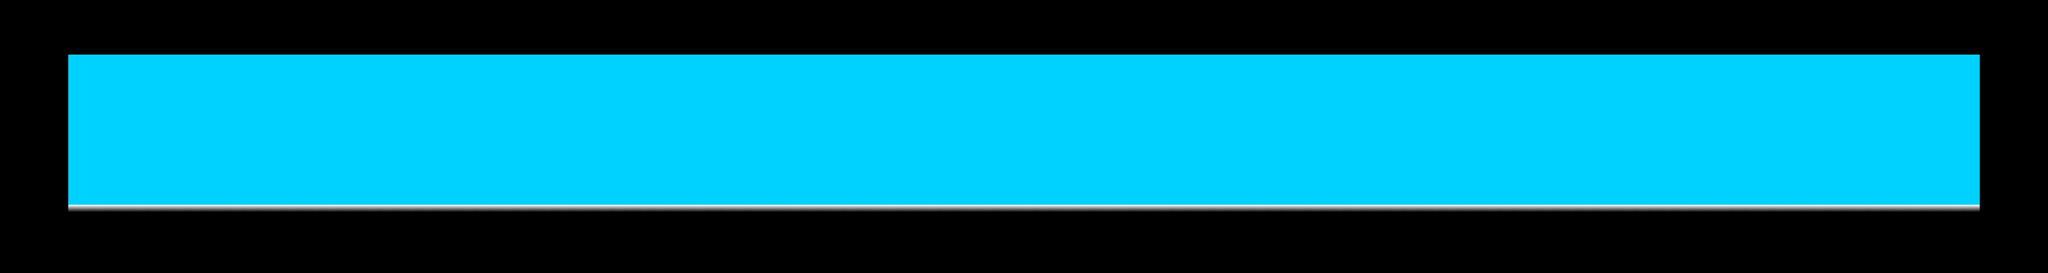

A 2D game scene composited from a Tiled map and its tileset images. What follows is a short description and the map's XML, with each tile layer's data collapsed to a summary:
An orthogonal 150x20 tile map with 32x32 px tiles, 3 tile layers (Colliders, Background, Ground), 2 hidden layers not drawn, 7 tilesets and 1 object.

<map version="1.0" orientation="orthogonal" renderorder="right-down" width="150" height="20" tilewidth="32" tileheight="32" nextobjectid="1">
 <tileset firstgid="1" name="background" tilewidth="32" tileheight="32" tilecount="1" columns="1">
  <image source="background.png" width="32" height="32" />
 </tileset>
 <tileset firstgid="2" name="dead" tilewidth="32" tileheight="32" tilecount="1" columns="1">
  <image source="dead.png" width="32" height="32" />
 </tileset>
 <tileset firstgid="3" name="ground_bottom" tilewidth="32" tileheight="32" tilecount="1" columns="1">
  <image source="ground_bottom.png" width="32" height="32" />
 </tileset>
 <tileset firstgid="4" name="ground_top" tilewidth="32" tileheight="32" tilecount="1" columns="1">
  <image source="ground_top.png" width="32" height="32" />
 </tileset>
 <tileset firstgid="5" name="left_tap" tilewidth="32" tileheight="32" tilecount="1" columns="1">
  <image source="left_tap.png" width="32" height="32" />
 </tileset>
 <tileset firstgid="6" name="right_tap" tilewidth="32" tileheight="32" tilecount="1" columns="1">
  <image source="right_tap.png" width="32" height="32" />
 </tileset>
 <tileset firstgid="7" name="collider" tilewidth="32" tileheight="32" tilecount="25" columns="5">
  <image source="place_holder_platform3.png" width="160" height="160" />
  <tile id="0">
   <objectgroup draworder="index">
    <object id="1" x="0" y="0" width="32" height="32" />
   </objectgroup>
  </tile>
 </tileset>
 <layer name="Colliders" width="150" height="20" opacity="0">
  <data>[3000 cells, 1460 non-empty, 1 distinct tile ids]</data>
 </layer>
 <layer name="Background" width="150" height="20">
  <data>[3000 cells, 3000 non-empty, 1 distinct tile ids]</data>
 </layer>
 <layer name="Ground" width="150" height="20">
  <data>[3000 cells, 1460 non-empty, 2 distinct tile ids]</data>
 </layer>
 <layer name="LeftTap" width="150" height="20" visible="0">
  <data>[3000 cells, 0 non-empty, 0 distinct tile ids]</data>
 </layer>
 <layer name="RightTap" width="150" height="20" visible="0">
  <data>[3000 cells, 0 non-empty, 0 distinct tile ids]</data>
 </layer>
</map>
